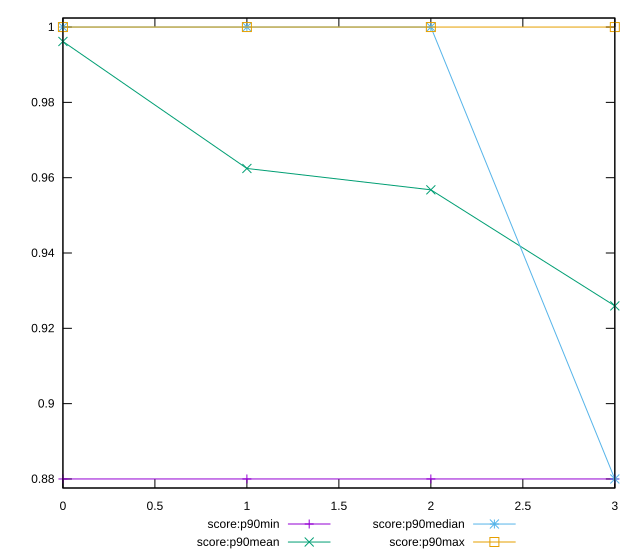

Generate this figure with gnuplot:
reset

$scoreP90Min <<EOF
0 0.88
1 0.88
2 0.88
3 0.88
EOF

$scoreP90Mean <<EOF
0 0.9961702127659574
1 0.9624468085106386
2 0.956774193548387
3 0.9259574468085102
EOF

$scoreP90Median <<EOF
0 1
1 1
2 1
3 0.88
EOF

$scoreP90Max <<EOF
0 1
1 1
2 1
3 1
EOF

set key outside below
set xrange [0:3]
set yrange [0.8776:1.0024]
set trange [0.8776:1.0024]
set terminal svg size 640, 560 enhanced background rgb 'white'
set output "report/report_00029_2021-02-24T13-36-40.390Z/unminified-javascript/progression/score.svg"

plot $scoreP90Min title "score:p90min" with linespoints, \
     $scoreP90Mean title "score:p90mean" with linespoints, \
     $scoreP90Median title "score:p90median" with linespoints, \
     $scoreP90Max title "score:p90max" with linespoints

reset
